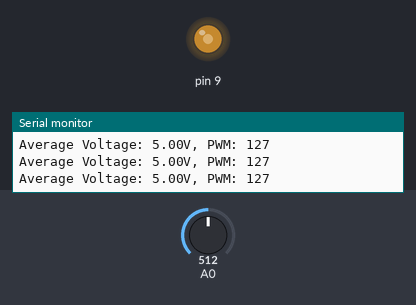
This program was run on a simulated Arduino Nano, built with avr-gcc and run on an emulated ATmega328P. Parts: output pins drawn as LEDs (lit = HIGH), the last lines printed to the serial monitor. The inputs (shaded band) are chosen by the test bench; at power-on: A0 = 512.

Above: at 1.2 s.
1.3 s: A0 set to 306
At 1.7 s:
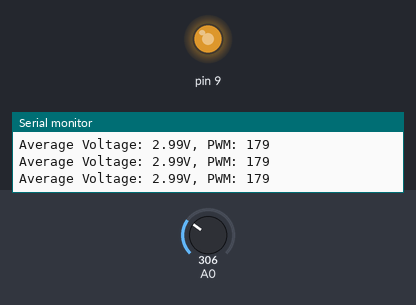
2.8 s: A0 set to 246
At 4.0 s:
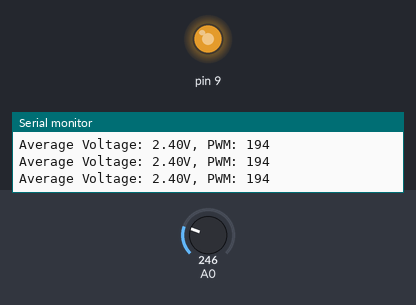
4.3 s: A0 set to 900
At 5.2 s:
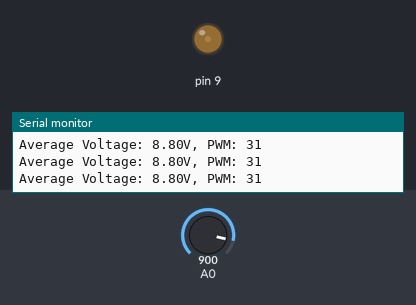
5.8 s: A0 set to 1023
At 6.3 s:
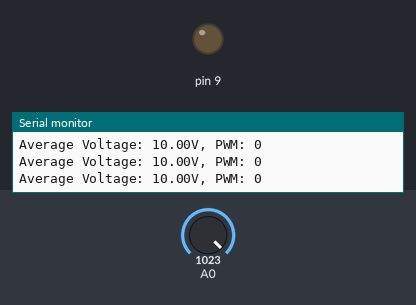
7.3 s: A0 set to 245
At 8.6 s:
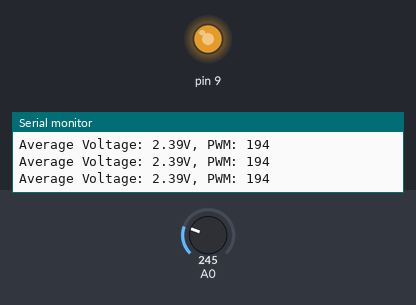
Timing chart, 0 to 9.8 s (numbered marks = the images above; inputs shaded):
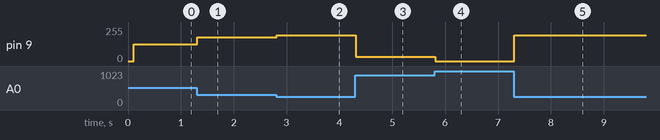

Measured:
- after the input at 1.3 s, pin 9: 127/255 → 179/255 at once
- after the input at 2.8 s, pin 9: 179/255 → 194/255 at once
- after the input at 4.3 s, pin 9: 194/255 → 31/255 at once
- after the input at 5.8 s, pin 9: 31/255 → 0/255 at once
- after the input at 7.3 s, pin 9: 0/255 → 194/255 at once

The program:

main.cpp
```cpp
#include <Arduino.h>
#include "analog_pwm_inverter.h"

AnalogPwmInverter inverter(A0, 9);

void setup() {
  // Optional: Configure the inverter
  inverter.setVoltageRange(10.0, 0.5);
  inverter.setPwmRange(0, 255);
  inverter.setReadings(5, 2);
  inverter.setUpdateInterval(100);
  inverter.setDebug(true);

  // Set PWM frequency (in Hz)
  inverter.setPwmFrequency(25000);  // Example: 25kHz

  // Initialize the inverter
  inverter.begin();
}

void loop() {
  inverter.update();
}
```

analog_pwm_inverter.h
```cpp
#ifndef ANALOG_PWM_INVERTER_H
#define ANALOG_PWM_INVERTER_H

#include <Arduino.h>

class AnalogPwmInverter {
  public:
    AnalogPwmInverter(int analogPin, int pwmPin);
    void begin();
    void update();

    // Configuration methods
    void setVoltageRange(float maxVoltage, float dividerRatio);
    void setPwmRange(int minPwm, int maxPwm);
    void setReadings(int numReadings, int readingDelay);
    void setUpdateInterval(unsigned long interval);
    void setDebug(bool enabled);

    // Add new method for frequency control
    void setPwmFrequency(unsigned long frequency);

    // Enum for available prescaler values
    enum PwmPrescaler {
      PRESCALER_1 = 1,
      PRESCALER_8 = 8,
      PRESCALER_64 = 64,
      PRESCALER_256 = 256,
      PRESCALER_1024 = 1024
    };

  private:
    const int _analogPin;
    const int _pwmPin;

    // Configuration
    float _maxVoltage = 10.0;
    float _voltageDividerRatio = 0.5;
    int _minPwm = 0;
    int _maxPwm = 255;
    int _numReadings = 5;
    int _readingDelay = 2;
    unsigned long _updateInterval = 100;
    bool _debugEnabled = true;

    // State
    unsigned long _lastUpdateTime = 0;
    int _previousPwmValue = -1;

    void configurePwmTimer();
    PwmPrescaler calculatePrescaler(unsigned long frequency);
    unsigned long _pwmFrequency = 490; // Default Arduino PWM frequency
};

#endif
```

analog_pwm_inverter.cpp
```cpp
#include "analog_pwm_inverter.h"

AnalogPwmInverter::AnalogPwmInverter(int analogPin, int pwmPin)
    : _analogPin(analogPin), _pwmPin(pwmPin) {}

void AnalogPwmInverter::begin() {
  pinMode(_analogPin, INPUT);
  pinMode(_pwmPin, OUTPUT);

  configurePwmTimer();

  if (_debugEnabled) {
    Serial.begin(9600);
  }
}

void AnalogPwmInverter::update() {
  unsigned long now = millis();
  if (now - _lastUpdateTime >= _updateInterval) {
    _lastUpdateTime = now;

    // Take multiple readings and average them
    float voltageSum = 0;
    for (int i = 0; i < _numReadings; i++) {
      int analogValue = analogRead(_analogPin);
      float voltage = (analogValue * 5.0 / 1023.0) / _voltageDividerRatio;
      voltageSum += voltage;
      delay(_readingDelay);
    }
    float averageVoltage = voltageSum / _numReadings;

    // Calculate PWM value (inverse proportion)
    float ratio = averageVoltage / _maxVoltage;
    ratio = constrain(ratio, 0.0f, 1.0f);
    int pwmValue = (int)((1.0f - ratio) * (_maxPwm - _minPwm) + _minPwm + 0.5f);

    // Perform analogWrite only if the PWM value has changed
    if (pwmValue != _previousPwmValue) {
      analogWrite(_pwmPin, pwmValue);
      _previousPwmValue = pwmValue;
    }

    // Debug output
    if (_debugEnabled) {
      Serial.print("Average Voltage: ");
      Serial.print(averageVoltage);
      Serial.print("V, PWM: ");
      Serial.println(pwmValue);
    }
  }
}

// Configuration methods
void AnalogPwmInverter::setVoltageRange(float maxVoltage, float dividerRatio) {
  if (maxVoltage > 0) {
    _maxVoltage = maxVoltage;
  }
  if (dividerRatio > 0) {
    _voltageDividerRatio = dividerRatio;
  }
}

void AnalogPwmInverter::setPwmRange(int minPwm, int maxPwm) {
  _minPwm = constrain(minPwm, 0, 255);
  _maxPwm = constrain(maxPwm, 0, 255);
  if (_minPwm > _maxPwm) {
    int tmp = _minPwm;
    _minPwm = _maxPwm;
    _maxPwm = tmp;
  }
}

void AnalogPwmInverter::setReadings(int numReadings, int readingDelay) {
  if (numReadings > 0) {
    _numReadings = numReadings;
  }
  if (readingDelay >= 0) {
    _readingDelay = readingDelay;
  }
}

void AnalogPwmInverter::setUpdateInterval(unsigned long interval) {
  if (interval > 0) {
    _updateInterval = interval;
  }
}

void AnalogPwmInverter::setDebug(bool enabled) {
  _debugEnabled = enabled;
}

void AnalogPwmInverter::setPwmFrequency(unsigned long frequency) {
  if (frequency > 0 && frequency <= (F_CPU / 256)) {
    _pwmFrequency = frequency;
    configurePwmTimer();
  }
}

void AnalogPwmInverter::configurePwmTimer() {
  // Timer configuration for Pin 9 (Timer 1)
  // First, determine which timer this pin uses
  if (_pwmPin == 9 || _pwmPin == 10) {  // Timer 1
    TCCR1A = 0;  // Clear timer control registers
    TCCR1B = 0;

    // Set PWM mode to Fast PWM, 8-bit
    TCCR1A |= (1 << WGM10);
    TCCR1B |= (1 << WGM12);

    // Set non-inverting mode
    if (_pwmPin == 9) {
      TCCR1A |= (1 << COM1A1);
    } else {
      TCCR1A |= (1 << COM1B1);
    }

    // Calculate and set prescaler
    PwmPrescaler prescaler = calculatePrescaler(_pwmFrequency);
    switch (prescaler) {
      case PRESCALER_1:
        TCCR1B |= (1 << CS10);
        break;
      case PRESCALER_8:
        TCCR1B |= (1 << CS11);
        break;
      case PRESCALER_64:
        TCCR1B |= (1 << CS11) | (1 << CS10);
        break;
      case PRESCALER_256:
        TCCR1B |= (1 << CS12);
        break;
      case PRESCALER_1024:
        TCCR1B |= (1 << CS12) | (1 << CS10);
        break;
    }

    if (_debugEnabled) {
      Serial.print("PWM Frequency set to approximately: ");
      Serial.print(F_CPU / (prescaler * 256)); // 256 for 8-bit mode
      Serial.println(" Hz");
    }
  }
}

AnalogPwmInverter::PwmPrescaler AnalogPwmInverter::calculatePrescaler(unsigned long frequency) {
  // Calculate optimal prescaler based on desired frequency
  unsigned long cycles = F_CPU / (frequency * 256); // 256 for 8-bit mode

  if (cycles <= 1) return PRESCALER_1;
  if (cycles <= 8) return PRESCALER_8;
  if (cycles <= 64) return PRESCALER_64;
  if (cycles <= 256) return PRESCALER_256;
  return PRESCALER_1024;
}
```
